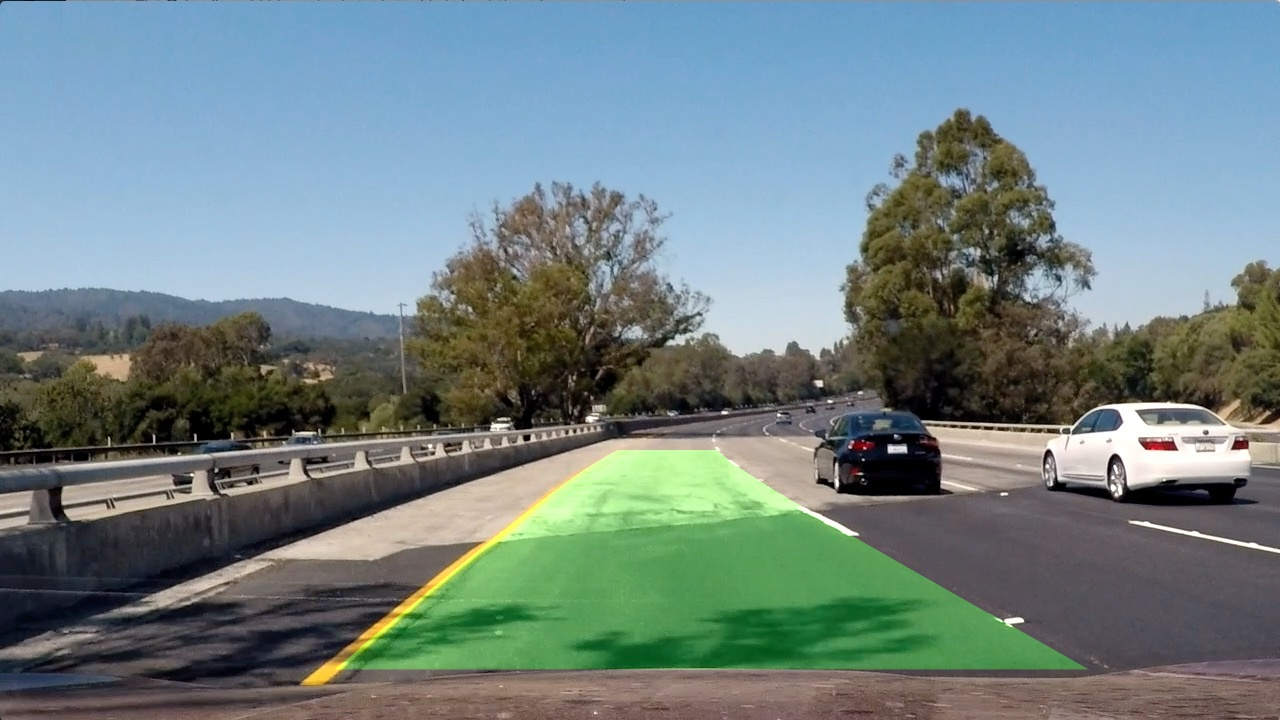
#> input picture test_images/result_final.jpg, 1280 x 720 px; its folder holds only this picture in this run
$ jupyter execute --allow-errors testing.ipynb   (older library calls are emulated)
#> lines starting #> are read from the running program, lines starting #| are printed output that depends on the picture
[cell 1]
import numpy as np
import cv2
import matplotlib.pyplot as plt
import glob
import pickle
import threshold
import find_lane_lines as finder
import curvature_measurement as cm
import draw_lane as dl
import warp
import transform_perspective as trp

[cell 2]
# [9 lines left out: functions show_gray, show, not called in this run]

[cell 3]
dist_pickle = pickle.load( open( "calibration.p", "rb" ) )
#> (reads calibration.p from the repository)
mtx = dist_pickle[0]
dist = dist_pickle[1]

test_images = glob.glob('test_images/*')
images = []
for i, filename in enumerate(test_images):
    img = cv2.imread(filename)
#> img is the input picture: shape (720, 1280, 3); mean B, G, R 130.9, 130.3, 112.2
    dst = cv2.undistort(img, mtx, dist, None, mtx)
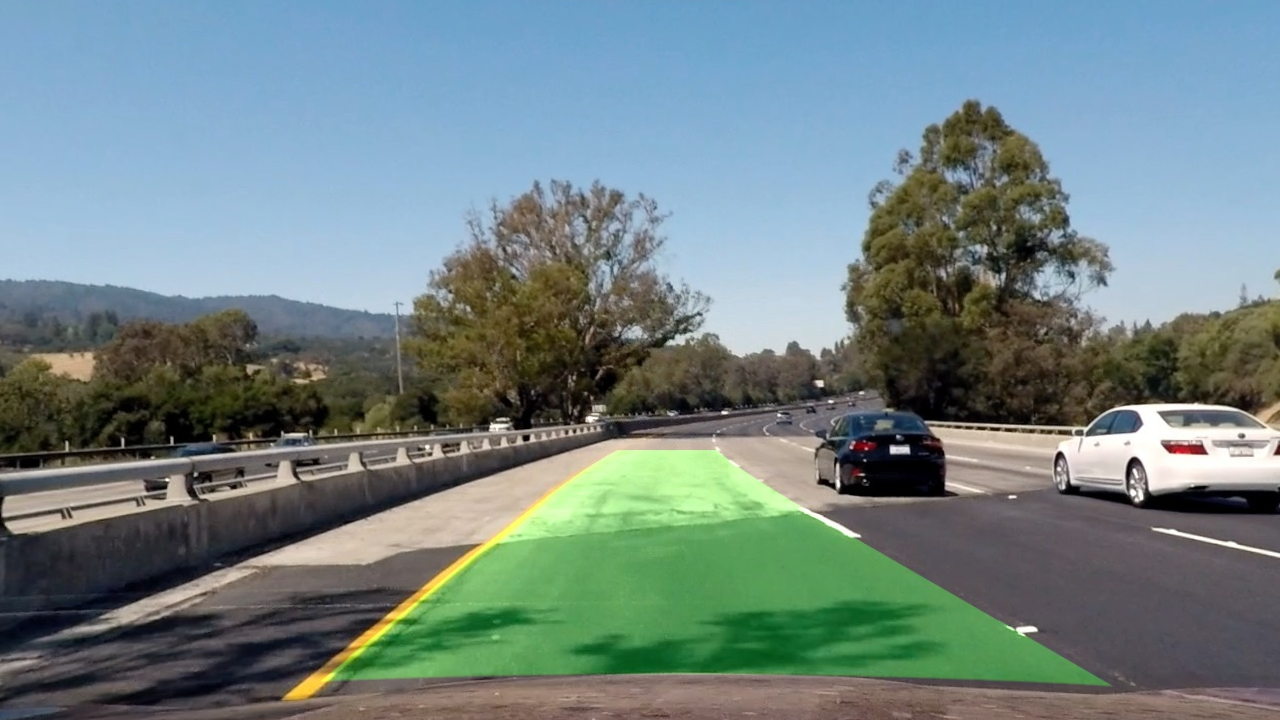
#> dst: shape (720, 1280, 3); mean B, G, R 131, 131.2, 112.8
    images.append(dst)
    plt.figure()
    plt.imshow(dst)
plt.show()

[cell 4]
M = pickle.load(open( "perspectiveTransformMatrix.p", "rb" ))
#> (reads perspectiveTransformMatrix.p from the repository)
transformed_images = []
#> (the rest of this cell did not finish here and is left out)

[cell 5]
# [20 lines left out: functions abs_sobel_thresh, mag_thresh, not called in this run]

'''
Direction of the gradient is computed with arctan(sobely/sobelx)
'''
# [34 lines left out: functions dir_threshold, s_select_thresh, s_select, process_image, not called in this run]

[cell 6]
thresholded_images = []
for image in transformed_images:
    thr = process_image(image)
    thresholded_images.append(thr)
    show([image])
    show_gray([thr])
#> after the loop, thresholded_images = []
plt.show()

[cell 7]
'''''
    a = (210,imshape[0]-50)
    b = ((imshape[1]/2)-180, 520)
    c = ((imshape[1]/2)+180, 520)
    d = (imshape[1]-210,imshape[0]-50)

    a = (190,imshape[0])
    b = ((imshape[1]/2)-35, 440)
    c = ((imshape[1]/2)+35, 440)
    d = (imshape[1]-160,imshape[0])
'''''

#perspective transform
def region_of_interest(img, vertices):
    mask = np.zeros_like(img)
    if len(img.shape) > 2:
        channel_count = img.shape[2]
        ignore_mask_color = (255,) * channel_count
    else:
        ignore_mask_color = 255
    cv2.fillPoly(mask, vertices, ignore_mask_color)
    masked_image = cv2.bitwise_and(img, mask)
    return masked_image

transformed_images = []
for i, image in enumerate(images):
    #if i != 3:
    #    continue
    imshape = image.shape
    a = (276,imshape[0]-50)
    b = ((imshape[1]/2)-47, 450)
    c = ((imshape[1]/2)+55, 450)
    d = (imshape[1]-240,imshape[0]-50)
    vertices = np.array([[a, b, c, d]], dtype=np.int32)
    src = np.array([[a, b, c, d]], dtype=np.float32)
    selected = region_of_interest(image, vertices)
    offsetx = 400
    offsety = 0
    dst = np.float32([[offsetx,imshape[0]-offsety],
                      [offsetx,offsety],
                      [imshape[1]-offsetx, offsety],
                      [imshape[1]-offsetx, imshape[0]-offsety]])
    M = cv2.getPerspectiveTransform(src, dst)
    warped = cv2.warpPerspective(image, M, (imshape[1], imshape[0]), flags=cv2.INTER_LINEAR)
    a = (350,imshape[0])
    b = (350, 600)
    c = (100,0)
    d = (imshape[1],0)
    e = (1010, 600)
    f = (1010, imshape[0])
    roi_points = np.array([[a, b, c, d, e, f]], dtype=np.int32)
    selected_final = region_of_interest(warped, roi_points)
    transformed_images.append(warped)
    #plt.figure(figsize=(12,12))
    #plt.imshow(images[i])
    #plt.imshow(selected_final, cmap='gray')
    plt.figure(figsize=(12,12))
    plt.imshow(warped, cmap='gray')
#> this loop made 1 pass
#> (imshape, src) on pass 1: ((720, 1280, 3), [[276, 670], [593, 450], [695, 450], [1040, 670]])
#> pass 1, in region_of_interest, `masked_image = cv2.bitwise_and(img, mask)`:
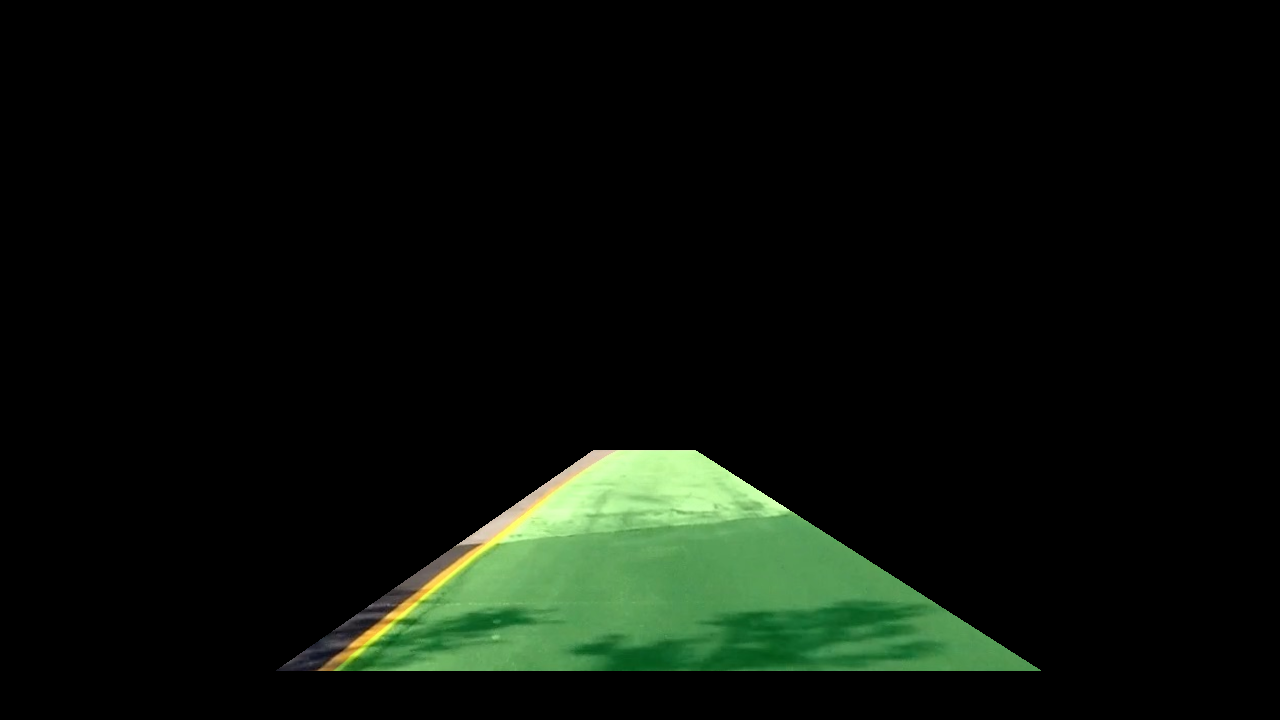
#> masked_image: shape (720, 1280, 3); mean B, G, R 9.5, 16.7, 10.3
#> pass 1, `warped = cv2.warpPerspective(image, M, (imshape[1], imshape[0]), flags..`:
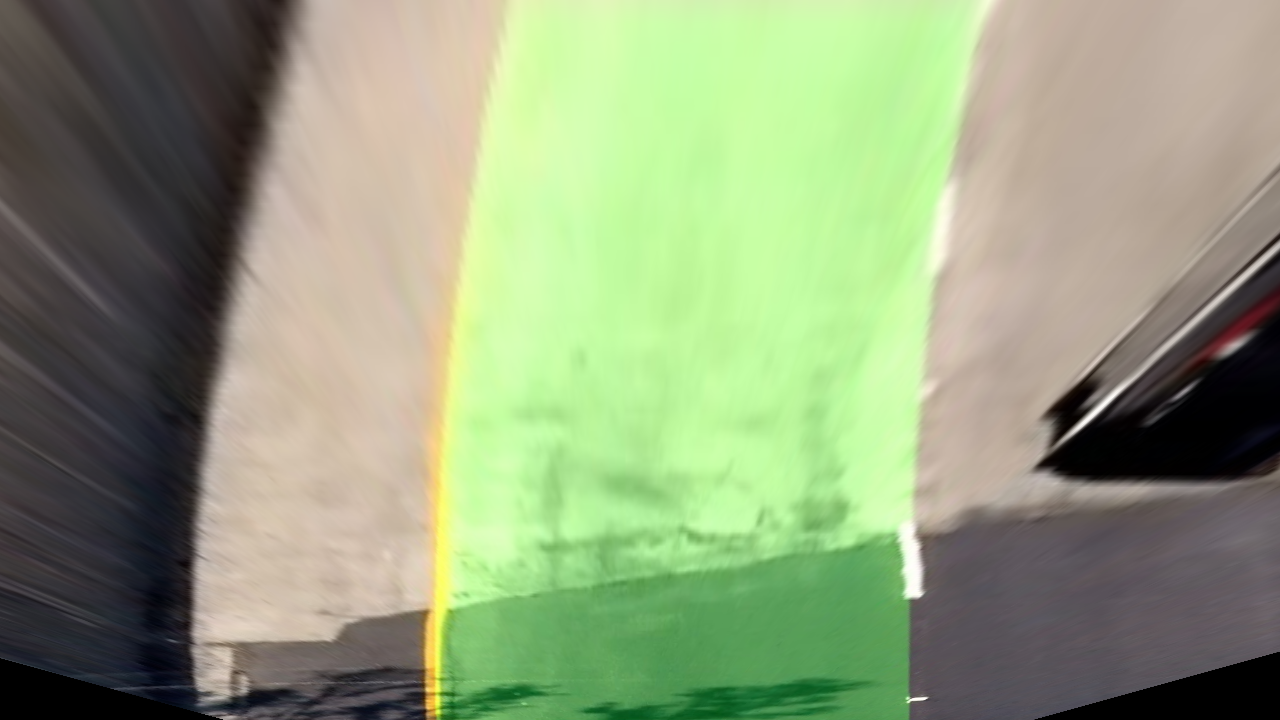
#> warped: shape (720, 1280, 3); mean B, G, R 123, 158.6, 144.6
#> pass 1, in region_of_interest (call 2), `masked_image = cv2.bitwise_and(img, mask)`:
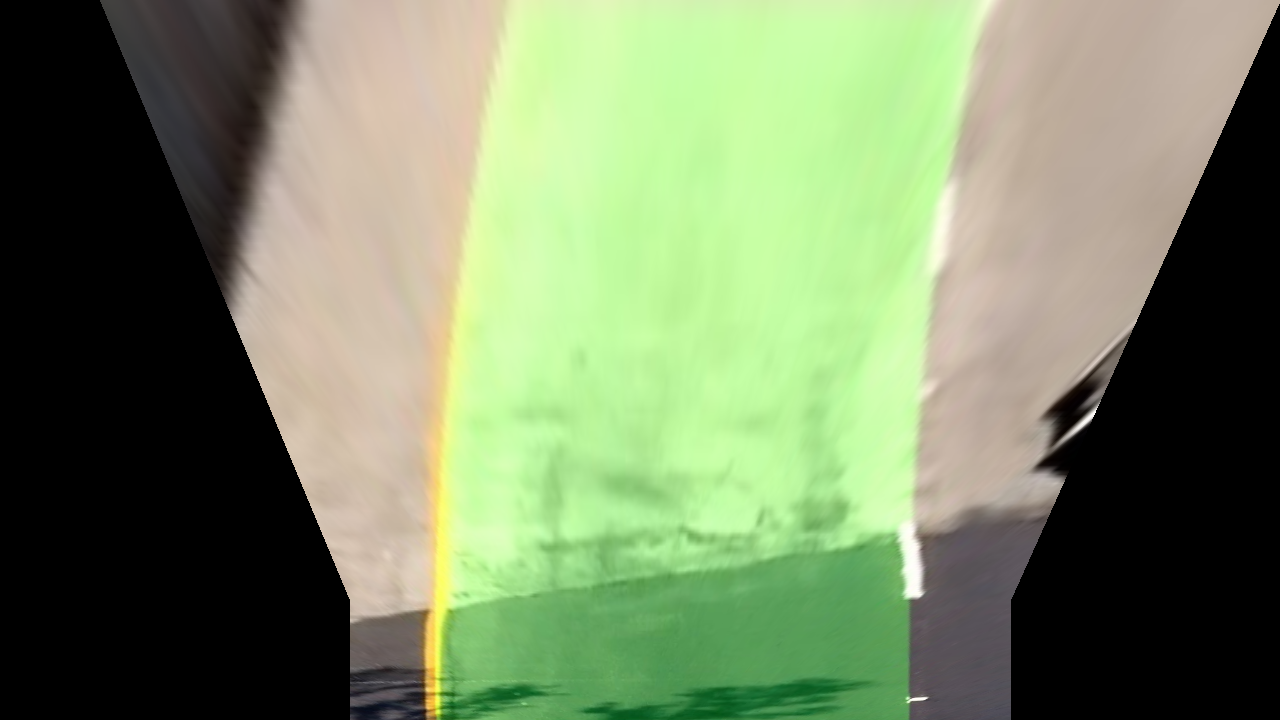
#> masked_image: shape (720, 1280, 3); mean B, G, R 99.3, 134.8, 118.9
#> after the loop, transformed_images = 1 item
    #plt.imshow(selected)

plt.show()
